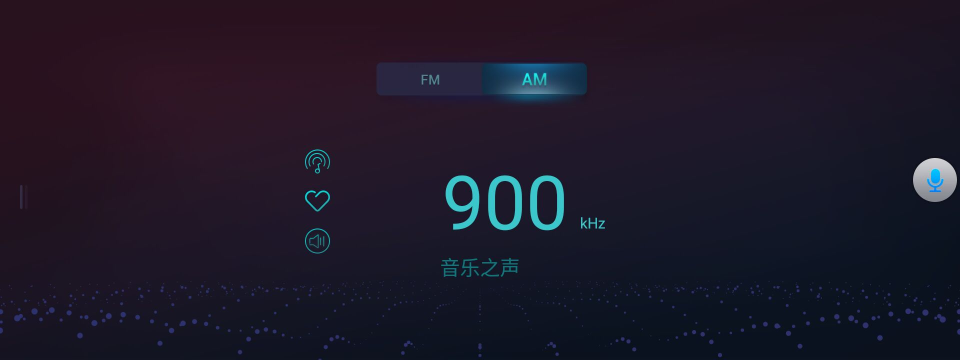
#> input picture src/file.png, 1920 x 720 px (shown at 1/2 size)
$ python get_img_ROI.py
#> lines starting #> are read from the running program, lines starting #| are printed output that depends on the picture
# -*- coding: utf-8 -*-

from PIL import Image
img = Image.open("file.png")
#> img is the input picture: PIL image 1920x720 RGB; mean R, G, B 29.6, 24.2, 39.6
print(img.size)
#| (1920, 720)
cropped = img.crop((800, 325, 1280, 490))  # (left, upper, right, lower)
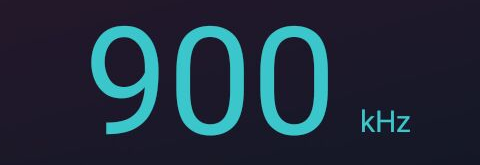
#> cropped: PIL image 480x165 RGB; mean R, G, B 32, 46.4, 61.8
cropped.save("file1.png")
